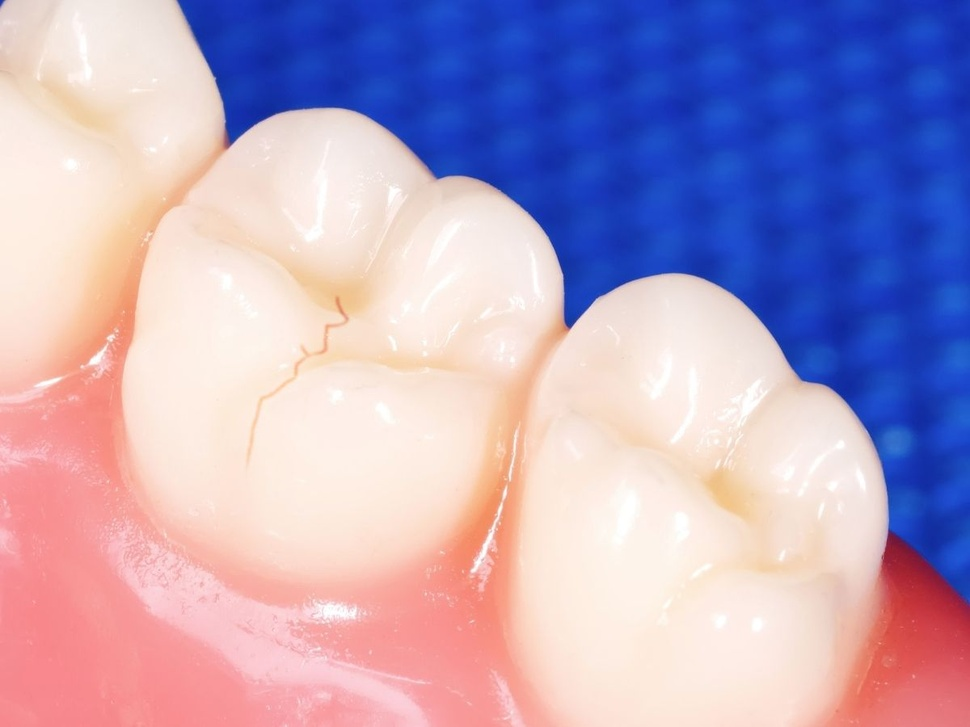
%> input picture diente3.jpg, 970 x 727 px, shrunk from 1200 x 900 before the run
$ octave soldadura.m   (GNU Octave 9; MATLAB toolbox functions it lacks are replaced by stand-ins)
%> lines starting %> are read from the running program, lines starting %| are printed output that depends on the picture
% Nombre del archivo de la imagen de rayos X de una soldadura
filename = 'C:\Users\USER 2022\OneDrive\Escritorio\PDI\diente3.jpg';

if exist(filename, 'file') == 2
    % Cargar la imagen de rayos X de la soldadura
    soldadura_image = imread(filename);
%> soldadura_image is the input picture: size 727x970x3 uint8; mean R, G, B 180.9, 163.4, 193.3

    % Convertir la imagen a escala de grises si es necesario
    if size(soldadura_image, 3) == 3
        soldadura_gray = rgb2gray(soldadura_image);
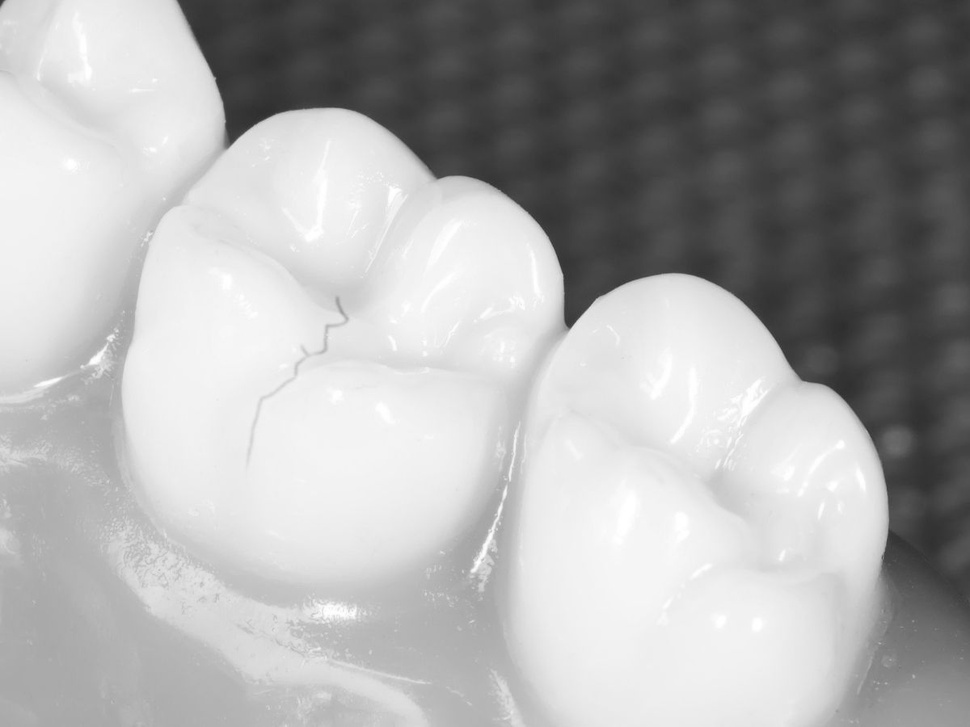
%> soldadura_gray: size 727x970 uint8; min 44, max 255, mean 172
    else
        soldadura_gray = soldadura_image;
    end

    % Mejorar el contraste de la imagen utilizando histogram equalization
    soldadura_gray_enhanced = histeq(soldadura_gray);
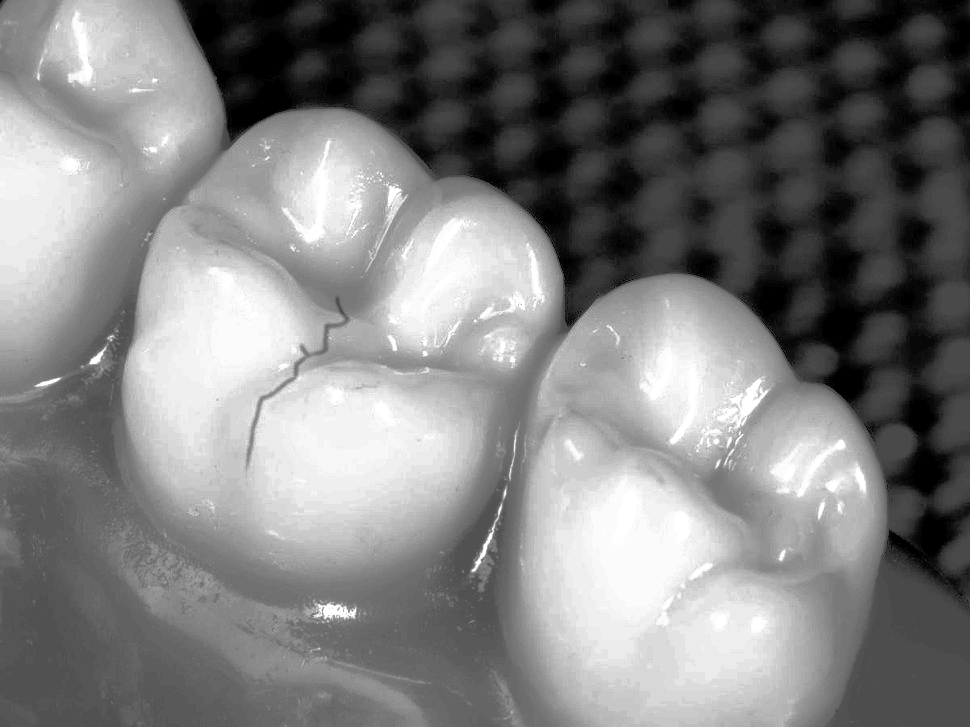
%> soldadura_gray_enhanced: size 727x970 uint8; min 0, max 255, mean 127.2

    % Aplicar un filtro de realce de la imagen
    soldadura_gray_enhanced = imsharpen(soldadura_gray_enhanced);

    % Realizar el corte de intensidad utilizando 8 colores
    % Obtener umbrales para dividir la imagen en 8 niveles
    thresholds = multithresh(soldadura_gray_enhanced, 5);
%> thresholds = [40 83 126 167 211]
    % Quantizar la imagen basada en los umbrales
    soldadura_indexed = imquantize(soldadura_gray_enhanced, thresholds);
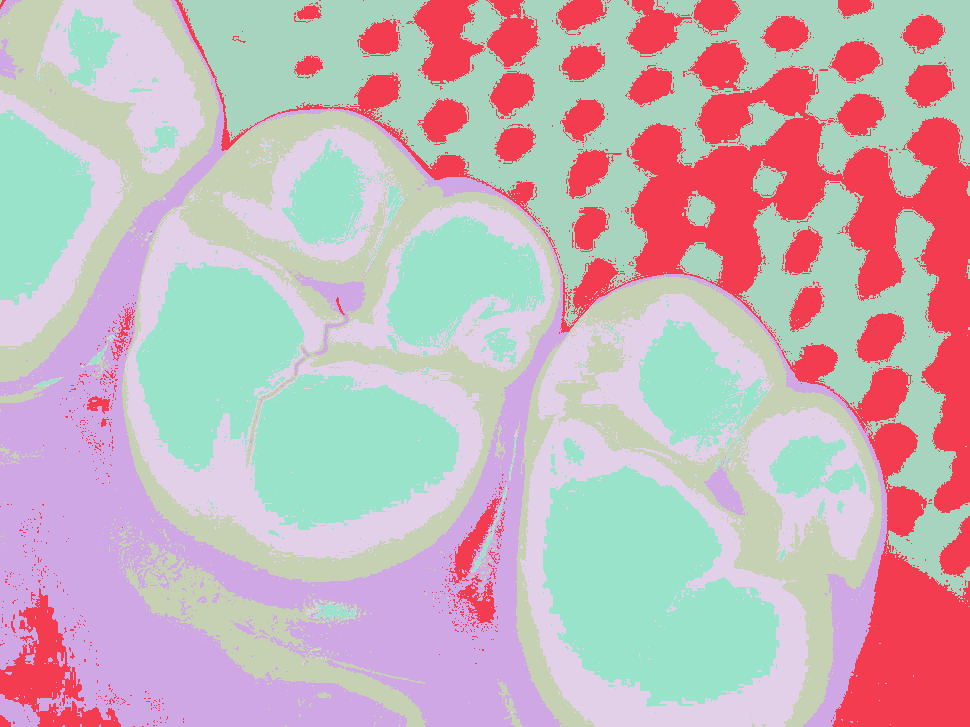
%> soldadura_indexed: size 727x970 double; 6 distinct labels, from 1 to 6; one colour per label, 0 black
    % Convertir la imagen quantizada a una imagen colorida
    soldadura_colored = label2rgb(soldadura_indexed, jet(8), 'k', 'shuffle');
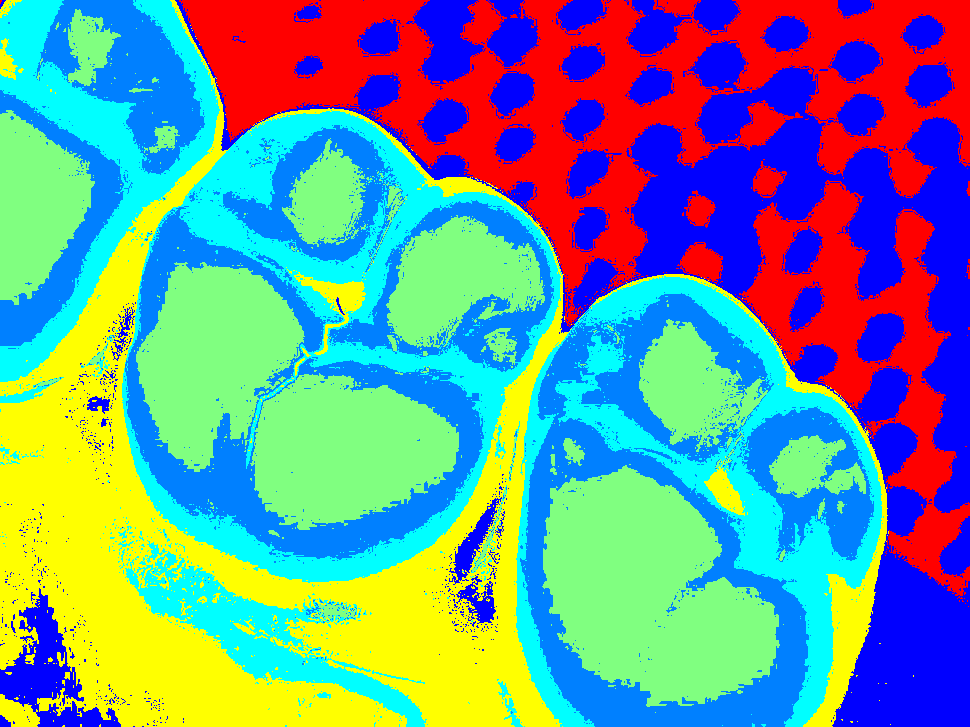
%> soldadura_colored: size 727x970x3 uint8; mean R, G, B 109.1, 148.8, 146.1

    % Crear la figura y los subplots
    figure;

    % Mostrar la imagen en escala de grises original
    subplot(1, 2, 1);
    imshow(soldadura_gray);
    title('Imagen Original en Escala de Grises');

    % Mostrar el resultado del corte de intensidad utilizando 8 colores
    subplot(1, 2, 2);
    imshow(soldadura_colored);
    title('Imagen Codificada por Colores');

else
    error('El archivo "%s" no existe. Verifica la ruta del archivo.', filename);
end
